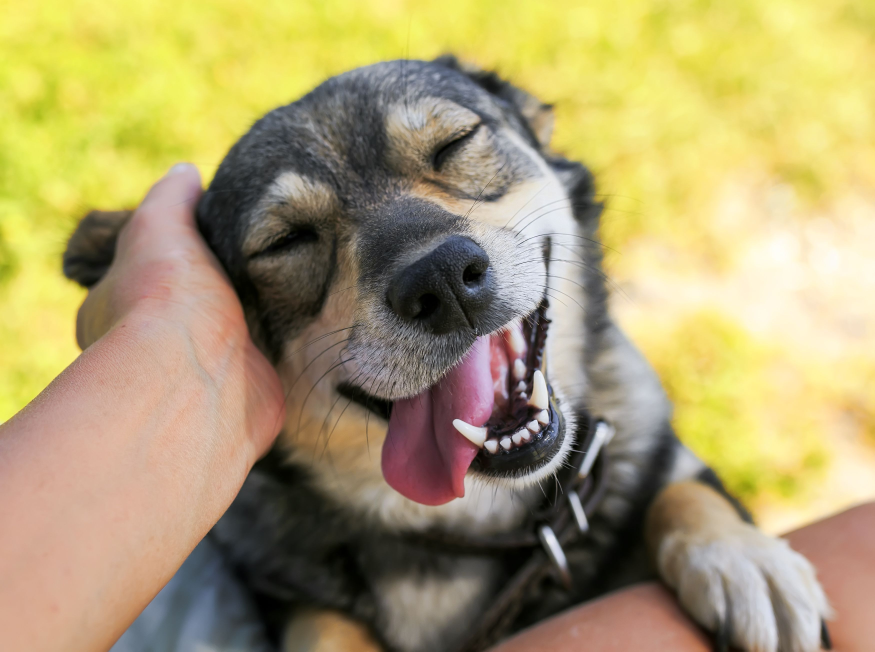
#> input picture images/doggie.jpg, 3500 x 2608 px, found by its file name (shown at 1/4 size)
$ jupyter execute --allow-errors 'Edge Detection.ipynb'   (older library calls are emulated)   (text cells are left out)
#> lines starting #> are read from the running program, lines starting #| are printed output that depends on the picture; after the words box and inside, x2 and y2 are one past the last pixel; in counts of white or black regions, pixels touching at a corner belong together
[cell 1]
import numpy as np
import cv2

[cell 2]
#Reading as Gray scale
img = cv2.imread('doggie.jpg',0)
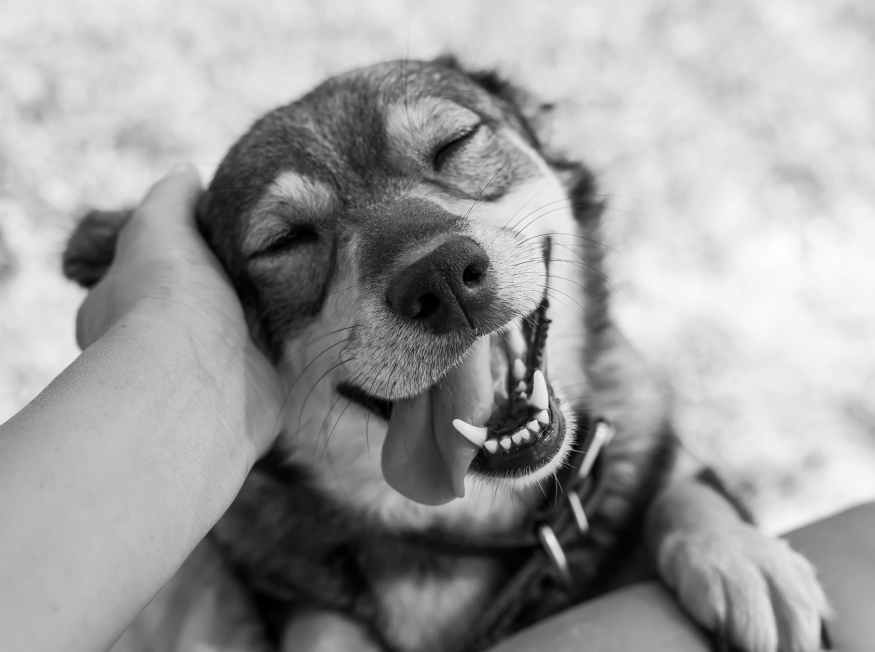
#> img: shape (2608, 3500) (shown at 1/4 size); min 0, max 255, mean 156.1

[cell 3]
#Shows image in a new window
cv2.imshow('image',img)
#Waits for the user to press 0 on keyboard. Till then execution is paused.
cv2.waitKey(0)
cv2.destroyAllWindows()

[cell 4]
#To save the grayscale img
cv2.imwrite('imageFileName.jpg',img)
#> Out = True

[cell 5]
#Viewing image using matplotlib
import matplotlib.pyplot as plt
plt.imshow(img,cmap='gray',interpolation='bicubic')
#To hide ticks on graph
plt.xticks([]),plt.yticks([])
plt.show()

[cell 6]
img = cv2.imread('doggie.jpg')
#> img is the input picture: shape (2608, 3500, 3); mean B, G, R 110.3, 157.1, 171.5
b,g,r = cv2.split(img)
img2 = cv2.merge([r,g,b])
plt.subplot(121);plt.imshow(img) # expects distorted color
plt.subplot(122);plt.imshow(img2) # expect true color
plt.show()
#> figure, not shown here; B, G, R data is drawn as R, G, B

cv2.imshow('bgr image',img) # expects true color
cv2.imshow('rgb image',img2) # expects distorted color
cv2.waitKey(0)
cv2.destroyAllWindows()

[cell 7]
import numpy as np
import cv2

cap = cv2.VideoCapture(0)

while(True):
    # Capture frame-by-frame
    ret, frame = cap.read()
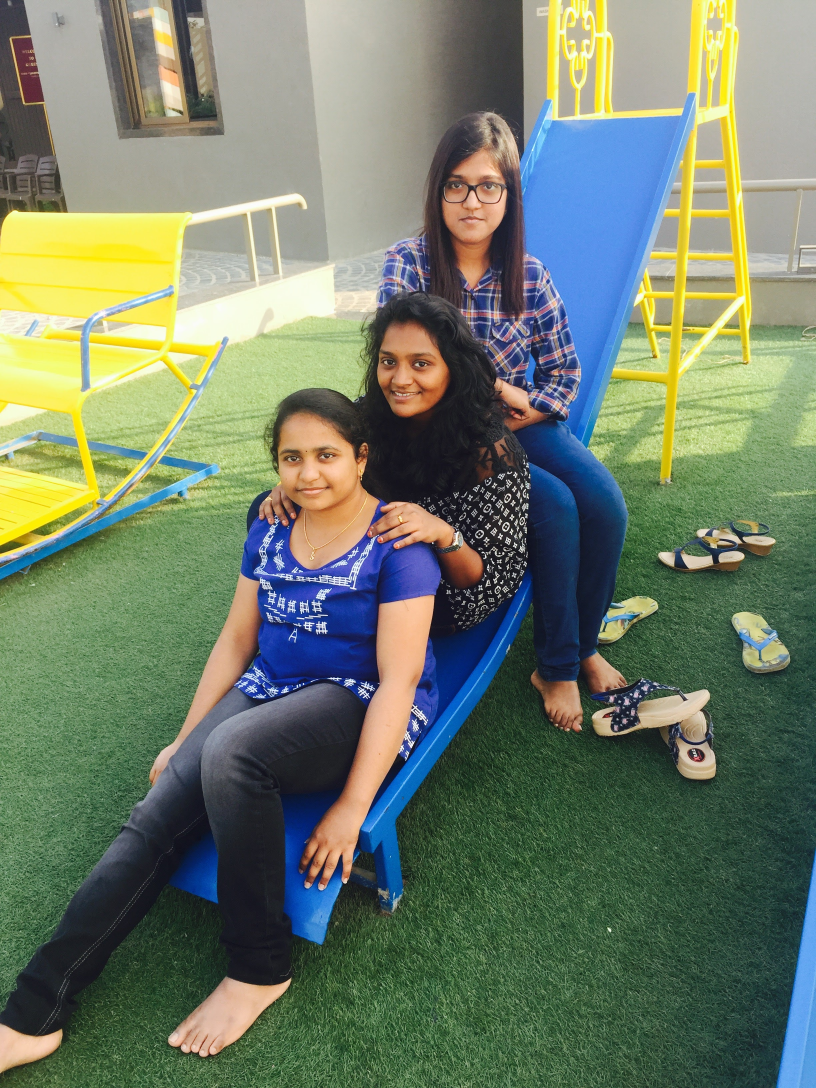
#> input picture images/Me.JPG, 2448 x 3264 px, given in place of the camera (shown at 1/3 size)
#> frame is the input picture: shape (3264, 2448, 3); mean B, G, R 104.5, 124.9, 112

    # Our operations on the frame come here
    gray = cv2.cvtColor(frame, cv2.COLOR_BGR2GRAY)

    # Display the resulting frame
    cv2.imshow('frame',gray)
    if cv2.waitKey(1) & 0xFF == ord('q'):
#> (key q is pressed here)
        break

# When everything done, release the capture
cap.release()
cv2.destroyAllWindows()

[cell 8]
import cv2
import numpy as np
# Create a black image
img = np.zeros((512,512,3), np.uint8)

# Draw a diagonal blue line with thickness of 5 px
img = cv2.line(img,(0,0),(511,511),(255,0,0),5)
font = cv2.FONT_HERSHEY_SIMPLEX
cv2.putText(img,'OpenCV',(10,500), font, 4,(255,255,255),2,cv2.LINE_AA)

[cell 9]
#Viewing image using matplotlib
import matplotlib.pyplot as plt
plt.imshow(img,cmap='gray',interpolation='bicubic')
#To hide ticks on graph
plt.xticks([]),plt.yticks([])
plt.show()

[cell 10]
import cv2
import numpy as np

img = cv2.imread('doggieresize.jpg')
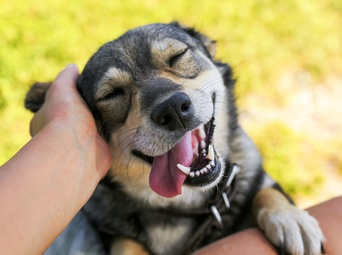
#> input picture images/doggieresize.jpg, 342 x 255 px, found by its file name
#> img is the input picture: shape (255, 342, 3); mean B, G, R 110.3, 157.1, 171.4

[cell 11]
#Accessing pixel by row and col coordinates
px = img[100,100]
#> px = [24, 34, 34]
#Gives B,G,R values
px
#> Out = [24, 34, 34]

[cell 12]
#Accessing only blue pixel
#blue = img[100,100,0]

[cell 13]
#Manipulating pixel value at a coordinate
#img[100,100]=[255,255,255]
print("image shape: ",img.shape," image datatype: ",img.dtype)
#| image shape:  (255, 342, 3)  image datatype:  uint8

[cell 14]
# COPYING NOSE PIXEL PART OF THE DOG TO THE LEFT TOP CORNER OF IMAGE
nose = img[100:150,150:200]
img[0:50,0:50] = nose
#> img: shape (255, 342, 3); 2.87% of pixels changed, all inside (x1, y1, x2, y2) = (0, 0, 50, 50)

[cell 15]
#Viewing image using matplotlib
import matplotlib.pyplot as plt
plt.imshow(img,cmap='gray',interpolation='bicubic')
#To hide ticks on graph
#plt.xticks([]),plt.yticks([])
plt.show()

[cell 16]
#RESIZING AN EXISTING IMAGE ---CHange cell type to code to use it
from PIL import Image
foo = Image.open('doggie.jpg')
foo = foo.resize((342,255), Image.ANTIALIAS)
foo.save('doggieresize.jpg',optimize=True,quality=95)

[cell 17]
img1 = img+31
img1[:2]

[cell 18]
plt.imshow(img1,interpolation='bicubic')
plt.show()

[cell 19]
img1= cv2.imread('doggieresize.jpg')
img2=cv2.imread('hbresize.jpg')
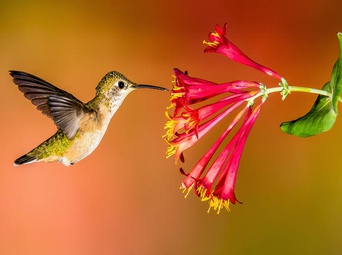
#> input picture images/hbresize.jpg, 342 x 255 px, found by its file name
#> img2 is the input picture: shape (255, 342, 3); mean B, G, R 40.1, 103.8, 185.4
print("Shape of img1: ",img1.shape ," and img2: ",img2.shape)
#| Shape of img1:  (255, 342, 3)  and img2:  (255, 342, 3)

[cell 20]
dst = cv2.addWeighted(img1,0.1,img2,0.9,0)


#Viewing image using matplotlib
import matplotlib.pyplot as plt
plt.imshow(dst,interpolation='bicubic')
#To hide ticks on graph
#plt.xticks([]),plt.yticks([])
plt.show()

[cell 21]
#Isolating ROI of a bird and adding it to another image
bird =img2[70:170,10:160]
print(bird.shape)
#| (100, 150, 3)
plt.imshow(bird,interpolation='bicubic')
plt.show()

[cell 22]
#Creating inverse of above image
invimg = cv2.bitwise_not(bird)
plt.imshow(invimg,interpolation='bicubic')
plt.show()

[cell 23]
print("Image 1 shape: ",img1.shape, "img2: ",img2.shape)
#| Image 1 shape:  (255, 342, 3) img2:  (255, 342, 3)
rows,cols,chnls = img2.shape
#> rows = 255; cols = 342; chnls = 3
roi = img1[0:rows,0:cols]

[cell 24]
img2Gray = cv2.cvtColor(img2,cv2.COLOR_BGR2GRAY)
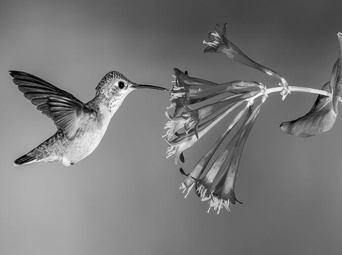
#> img2Gray: shape (255, 342); min 1, max 253, mean 120.9
ret,mask = cv2.threshold(img2Gray,10,255,cv2.THRESH_BINARY)
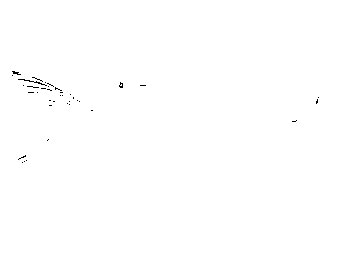
#> mask: shape (255, 342); 99.8% white; black in thin lines or dots, all inside (x1, y1, x2, y2) = (12, 71, 319, 163)
mask_inv = cv2.bitwise_not(mask)

[cell 25]
img1_bg = cv2.bitwise_and(roi,roi,mask=mask_inv)

[cell 26]
img2_fg = cv2.bitwise_and(img2,img2,mask=mask)

[cell 27]
result = cv2.add(img1_bg,img2_fg)
img1[0:rows,0:cols] = result

cv2.imshow('res',img1)
cv2.waitKey(0)
cv2.destroyAllWindows()

[cell 28]
import numpy as np
from matplotlib import pyplot as plt
import cv2


img = cv2.imread('imageFileName.jpg',0)
#> img: shape (2608, 3500); min 0, max 255, mean 156.1

laplacian = cv2.Laplacian(img,cv2.CV_64F)
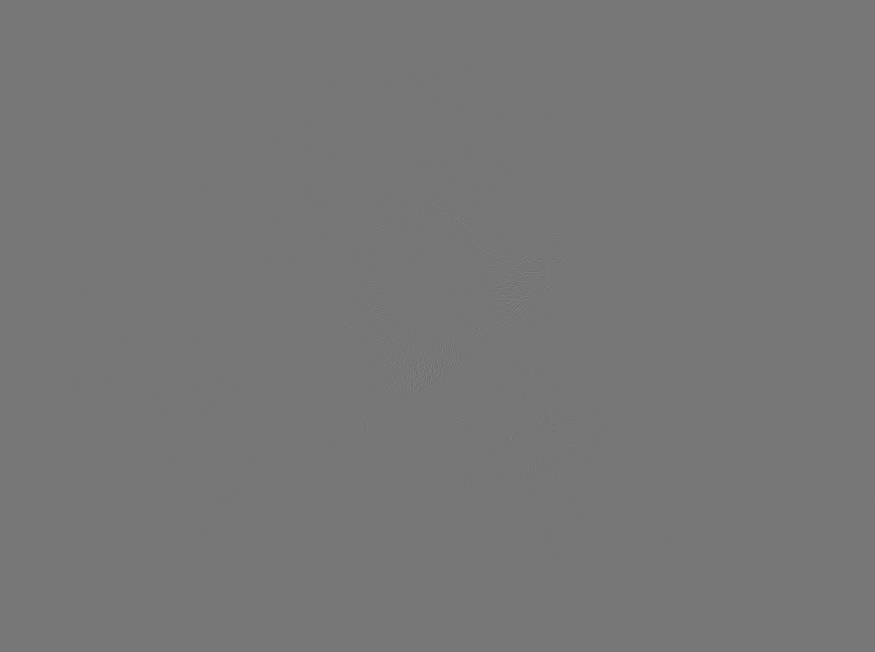
#> laplacian: shape (2608, 3500) float64 (shown at 1/4 size); min -316, max 360, mean 0; drawn with min black and max white
sobelx = cv2.Sobel(img,cv2.CV_64F,1,0,ksize=5)
sobely = cv2.Sobel(img,cv2.CV_64F,0,1,ksize=5)
plt.imshow(laplacian,cmap='gray')
plt.show()

[cell 29]
plt.subplot(2,2,1),plt.imshow(img,cmap = 'gray')
plt.title('Original'), plt.xticks([]), plt.yticks([])
plt.subplot(2,2,2),plt.imshow(laplacian,cmap = 'gray')
plt.title('Laplacian'), plt.xticks([]), plt.yticks([])
plt.subplot(2,2,3),plt.imshow(sobelx,cmap = 'gray')
plt.title('Sobel X'), plt.xticks([]), plt.yticks([])
plt.subplot(2,2,4),plt.imshow(sobely,cmap = 'gray')
plt.title('Sobel Y'), plt.xticks([]), plt.yticks([])

plt.show()

[cell 30]
import cv2
import numpy as np
from matplotlib import pyplot as plt

img = cv2.imread('doggie.jpg',0)
edges = cv2.Canny(img,0,200)
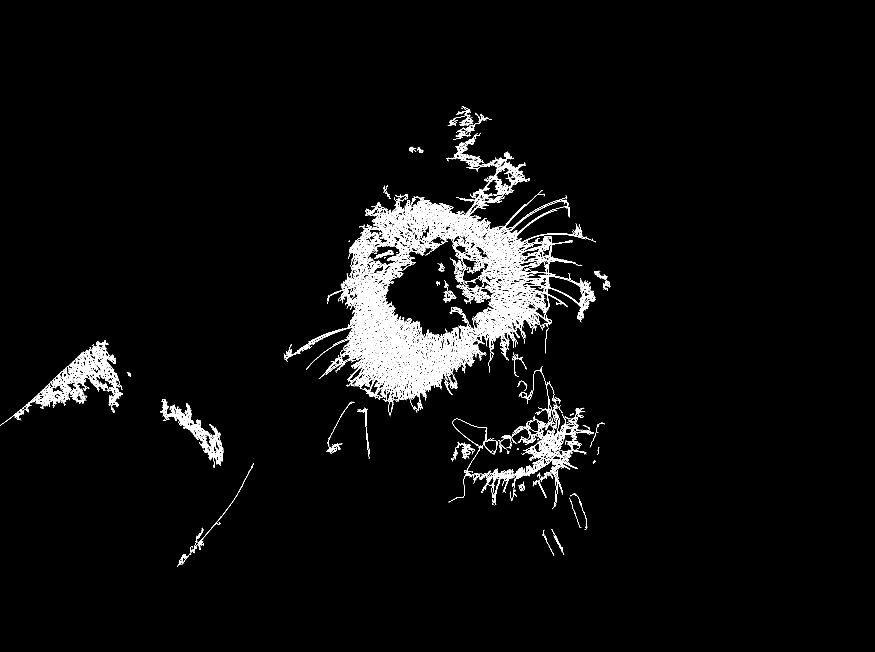
#> edges: shape (2608, 3500) (shown at 1/4 size); 2.1% white in thin lines or dots, all inside (x1, y1, x2, y2) = (0, 424, 2441, 2268)
print(type(edges),edges.shape)
#| <class 'numpy.ndarray'> (2608, 3500)
inverted = (255-edges)
plt.imshow(edges,cmap = 'gray')
plt.title('Edge Image'), plt.xticks([]), plt.yticks([])
plt.show()

[cell 31]
plt.imshow(inverted,cmap = 'gray')
plt.show()

[cell 32]
inverted_grayscale = 255-img
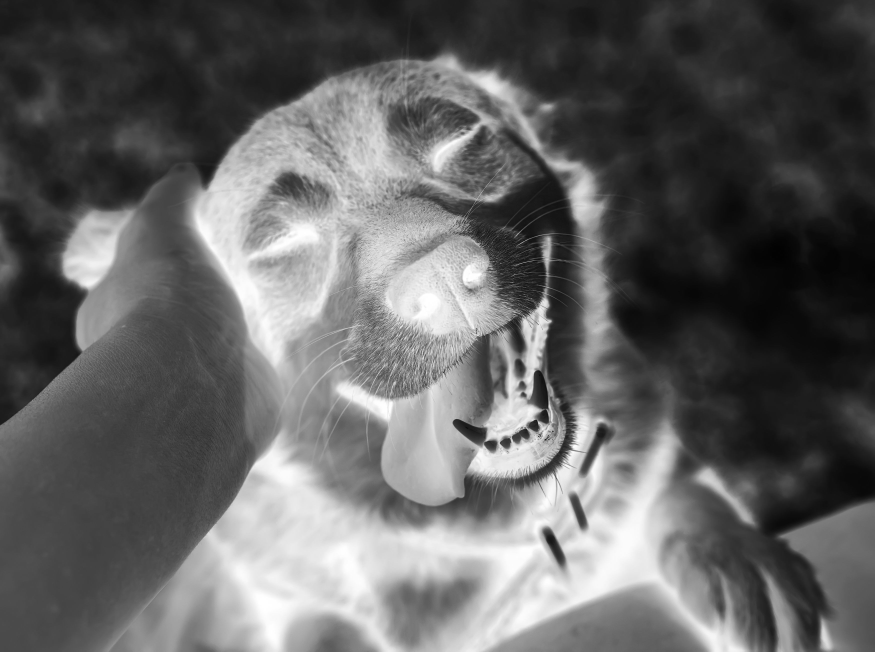
#> inverted_grayscale: shape (2608, 3500) (shown at 1/4 size); min 0, max 255, mean 98.9
#Applying Gaussian blur
img_blur = cv2.GaussianBlur(inverted_grayscale,ksize=(21,21),sigmaX=0,sigmaY=0)
plt.imshow(img_blur,cmap='gray')
plt.show()

[cell 33]
def dodgeV2(image, mask):
  return cv2.divide(image, 255-mask, scale=256)

[cell 34]
img_blend = dodgeV2(img,img_blur)
plt.imshow(img_blend,cmap='gray')
plt.show()
cv2.imwrite('doggiesketch.jpg',img_blend)
#> Out = True

[cell 35]
import cv2
camera = cv2.VideoCapture(0)
cv2.namedWindow("testcapture")
img_counter=0
while True:
    ret,frame= camera.read()
    if not ret:
        print('Failed to grab frame')
        break
    cv2.imshow('test',frame)
    #input('Press 1 to quit or space to capture image')
    k=cv2.waitKey(1)
#> (key q is pressed here)
    if k%256 == 27:
        print("Closing..")
        break
    elif k%256==32:
        #apturing img
        img_name = "opencv"+str(img_counter)+".png"
        cv2.imwrite(img_name,frame)
        img_counter+=1
        img = cv2.imread(img_name)
        edges = cv2.Canny(img,0,200)
        inverted = (255-edges)
        inverted_grayscale = 255-img
        img_blur = cv2.GaussianBlur(inverted_grayscale,ksize=(21,21),sigmaX=0,sigmaY=0)
        img_blend = dodgeV2(img,img_blur)
        cv2.imwrite("sketch"+str(img_counter)+".jpg",img_blend)
camera.release()
cv2.destroyAllWindows()

[cell 36]
sobel_horizontal = np.array([1,2,1]),np.array([0,0,0]),np.array([-1,-2,-1])
sobel_vertical = np.array([-1,0,1]),np.array([-2,0,2]),np.array([-1,0,1])
grid = cv2.imread('grid.png')
from scipy import ndimage
from skimage.color import rgb2gray

#> (a cell that did not finish here is left out)

#> (a cell that did not finish here is left out)

[cell 39]
#Kernel laplace can detect both horizontal and vertical edges at the same time

laplace_kernel = np.array([1,1,1]),np.array([1,-8,1]),np.array([1,1,1])
#> (the rest of this cell did not finish here and is left out)

[cell 40]
#Dividing by 255 to bring all pixel values between 0-1
img = cv2.imread('doggie.jpg')/255
#> img: shape (2608, 3500, 3) float64
print("Original shape: ",img.shape)
#| Original shape:  (2608, 3500, 3)
#Reshape width and height to one array
img_reshape = img.reshape(img.shape[0]*img.shape[1],img.shape[2])
print("Reshaped image: ",img_reshape.shape)
#| Reshaped image:  (9128000, 3)
from sklearn.cluster import KMeans
km = KMeans(n_clusters=5,random_state=0).fit(img_reshape)
result = km.cluster_centers_[km.labels_]

[cell 41]
back_to_orig_shape= result.reshape(img.shape[0],img.shape[1],img.shape[2])
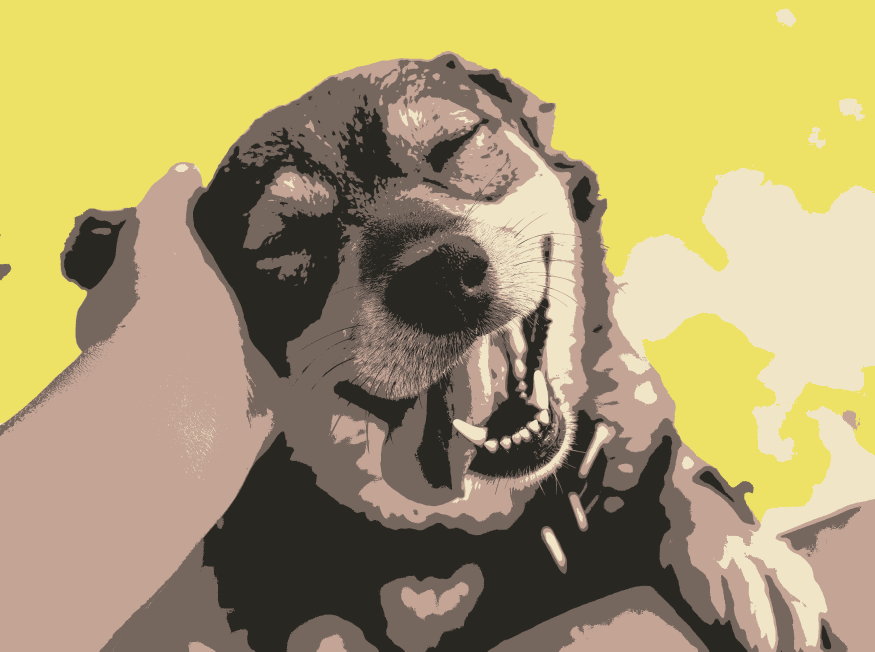
#> back_to_orig_shape: shape (2608, 3500, 3) float64 (shown at 1/4 size); mean B, G, R 0.433, 0.616, 0.673
plt.imshow(back_to_orig_shape)
